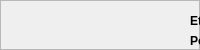
           <widget class="QWidget" name="profileCont" native="true">
            <property name="sizePolicy">
             <sizepolicy hsizetype="Expanding" vsizetype="Preferred">
              <horstretch>0</horstretch>
              <verstretch>0</verstretch>
             </sizepolicy>
            </property>
            <property name="minimumSize">
             <size>
              <width>0</width>
              <height>0</height>
             </size>
            </property>
            <property name="maximumSize">
             <size>
              <width>16777215</width>
              <height>0</height>
             </size>
            </property>
            <property name="styleSheet">
             <string notr="true">#profileCont{
	background-color: #fefeff;
	border-bottom-left-radius: 20px;
	border-bottom-right-radius: 20px;
}</string>
            </property>
            <layout class="QVBoxLayout" name="verticalLayout_15">
             <property name="leftMargin">
              <number>0</number>
             </property>
             <property name="topMargin">
              <number>0</number>
             </property>
             <property name="rightMargin">
              <number>0</number>
             </property>
             <property name="bottomMargin">
              <number>0</number>
             </property>
             <item alignment="Qt::AlignTop">
              <widget class="QFrame" name="frame_4">
               <property name="minimumSize">
                <size>
                 <width>0</width>
                 <height>50</height>
                </size>
               </property>
               <property name="maximumSize">
                <size>
                 <width>16777215</width>
                 <height>16777215</height>
                </size>
               </property>
               <property name="frameShape">
                <enum>QFrame::StyledPanel</enum>
               </property>
               <property name="frameShadow">
                <enum>QFrame::Raised</enum>
               </property>
               <widget class="QPushButton" name="storage_btn">
                <property name="geometry">
                 <rect>
                  <x>630</x>
                  <y>10</y>
                  <width>105</width>
                  <height>36</height>
                 </rect>
                </property>
                <property name="minimumSize">
                 <size>
                  <width>105</width>
                  <height>36</height>
                 </size>
                </property>
                <property name="maximumSize">
                 <size>
                  <width>105</width>
                  <height>36</height>
                 </size>
                </property>
                <property name="font">
                 <font>
                  <weight>75</weight>
                  <bold>true</bold>
                 </font>
                </property>
                <property name="styleSheet">
                 <string notr="true">QPushButton{
	background-color: rgb(51, 167, 240);
	border-radius: 15px;
	border: 3px solid rgb(120, 157, 186);
}
QPushButton:hover{
	background-color: rgb(120, 157, 186);
}</string>
                </property>
                <property name="text">
                 <string>Stockage</string>
                </property>
                <property name="icon">
                 <iconset resource="resources.qrc">
                  <normaloff>:/images/images/hard_d.png</normaloff>:/images/images/hard_d.png</iconset>
                </property>
                <property name="iconSize">
                 <size>
                  <width>29</width>
                  <height>29</height>
                 </size>
                </property>
               </widget>
               <widget class="QLabel" name="label_23">
                <property name="geometry">
                 <rect>
                  <x>810</x>
                  <y>10</y>
                  <width>54</width>
                  <height>27</height>
                 </rect>
                </property>
                <property name="minimumSize">
                 <size>
                  <width>54</width>
                  <height>27</height>
                 </size>
                </property>
                <property name="maximumSize">
                 <size>
                  <width>54</width>
                  <height>27</height>
                 </size>
                </property>
                <property name="text">
                 <string/>
                </property>
                <property name="pixmap">
                 <pixmap resource="resources.qrc">:/images/images/ETC.png</pixmap>
                </property>
                <property name="scaledContents">
                 <bool>true</bool>
                </property>
               </widget>
               <widget class="QLabel" name="label_25">
                <property name="geometry">
                 <rect>
                  <x>20</x>
                  <y>10</y>
                  <width>36</width>
                  <height>42</height>
                 </rect>
                </property>
                <property name="minimumSize">
                 <size>
                  <width>36</width>
                  <height>42</height>
                 </size>
                </property>
                <property name="maximumSize">
                 <size>
                  <width>36</width>
                  <height>42</height>
                 </size>
                </property>
                <property name="text">
                 <string/>
                </property>
                <property name="pixmap">
                 <pixmap resource="resources.qrc">:/images/images/LOGO.png</pixmap>
                </property>
                <property name="scaledContents">
                 <bool>true</bool>
                </property>
               </widget>
               <widget class="QWidget" name="horizontalLayoutWidget">
                <property name="geometry">
                 <rect>
                  <x>80</x>
                  <y>10</y>
                  <width>81</width>
                  <height>31</height>
                 </rect>
                </property>
                <layout class="QHBoxLayout" name="horizontalLayout_11"/>
               </widget>
               <widget class="QWidget" name="horizontalLayoutWidget_2">
                <property name="geometry">
                 <rect>
                  <x>190</x>
                  <y>10</y>
                  <width>181</width>
                  <height>21</height>
                 </rect>
                </property>
                <layout class="QHBoxLayout" name="horizontalLayout_12">
                 <item>
                  <widget class="QLabel" name="et1_label">
                   <property name="font">
                    <font>
                     <weight>75</weight>
                     <bold>true</bold>
                    </font>
                   </property>
                   <property name="text">
                    <string>Etat :</string>
                   </property>
                  </widget>
                 </item>
                 <item>
                  <widget class="QLabel" name="et1_label2">
                   <property name="text">
                    <string>N/A</string>
                   </property>
                  </widget>
                 </item>
                </layout>
               </widget>
               <widget class="QWidget" name="horizontalLayoutWidget_3">
                <property name="geometry">
                 <rect>
                  <x>190</x>
                  <y>30</y>
                  <width>181</width>
                  <height>21</height>
                 </rect>
                </property>
                <layout class="QHBoxLayout" name="horizontalLayout_13">
                 <item>
                  <widget class="QLabel" name="et2_label">
                   <property name="font">
                    <font>
                     <weight>75</weight>
                     <bold>true</bold>
                    </font>
                   </property>
                   <property name="text">
                    <string>Pourcentage :</string>
                   </property>
                  </widget>
                 </item>
                 <item>
                  <widget class="QLabel" name="et2_label2">
                   <property name="text">
                    <string>N/A</string>
                   </property>
                  </widget>
                 </item>
                </layout>
               </widget>
               <widget class="QWidget" name="horizontalLayoutWidget_4">
                <property name="geometry">
                 <rect>
                  <x>400</x>
                  <y>10</y>
                  <width>141</width>
                  <height>21</height>
                 </rect>
                </property>
                <layout class="QHBoxLayout" name="horizontalLayout_14">
                 <item>
                  <widget class="QLabel" name="et3_label">
                   <property name="font">
                    <font>
                     <weight>75</weight>
                     <bold>true</bold>
                    </font>
                   </property>
                   <property name="text">
                    <string>Secteur :</string>
                   </property>
                  </widget>
                 </item>
                 <item>
                  <widget class="QLabel" name="et3_label2">
                   <property name="text">
                    <string>N/A</string>
                   </property>
                  </widget>
                 </item>
                </layout>
               </widget>
               <widget class="QWidget" name="horizontalLayoutWidget_5">
                <property name="geometry">
                 <rect>
                  <x>400</x>
                  <y>30</y>
                  <width>141</width>
                  <height>24</height>
                 </rect>
                </property>
                <layout class="QHBoxLayout" name="horizontalLayout_15">
                 <item>
                  <widget class="QLabel" name="et4_label">
                   <property name="font">
                    <font>
                     <weight>75</weight>
                     <bold>true</bold>
                    </font>
                   </property>
                   <property name="text">
                    <string>Barre :</string>
                   </property>
                  </widget>
                 </item>
                 <item>
                  <widget class="QProgressBar" name="et4_pb">
                   <property name="minimumSize">
                    <size>
                     <width>40</width>
                     <height>24</height>
                    </size>
                   </property>
                   <property name="maximumSize">
                    <size>
                     <width>40</width>
                     <height>24</height>
                    </size>
                   </property>
                   <property name="value">
                    <number>24</number>
                   </property>
                  </widget>
                 </item>
                </layout>
               </widget>
              </widget>
             </item>
            </layout>
           </widget>
